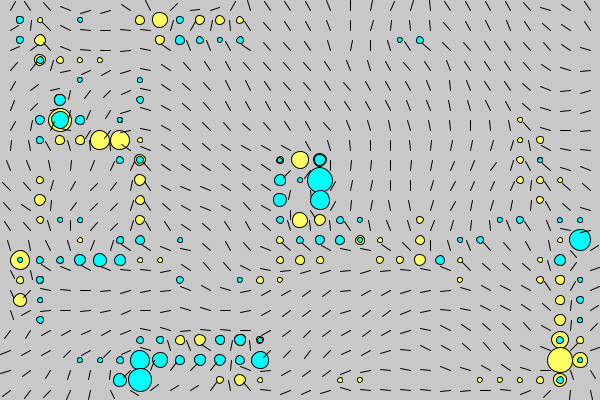
Frame 1 (no input)
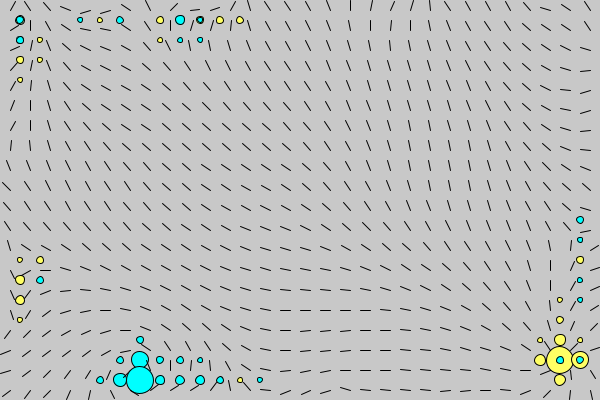
Frame 60 (the mouse pressed at the canvas centre just before this capture)
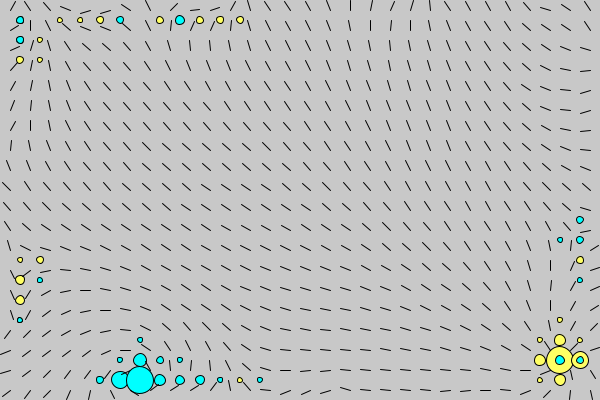
Frame 120 (the mouse held since frame 60 and released just before this capture)

The Processing sketch that drew these frames (run headless with seeded random() and noise(); from frame 60 on, the mouse is pressed at the canvas centre):

// Processing sketch: vf_2
// ── vf_2.pde
VectorField vf;

void setup() {
  size(600, 400);
  vf = new VectorField(30, 20);
}

void draw() {
  background(200);
  vf.draw();
  if (frameCount % 50 == 0)  println(frameRate);
}

void mouseDragged() {
  vf.modify();
}

// ── VectorField.pde
class VectorField {

  PVector[][] v;
  float[][] dv, rot;
  float l = 10;

  VectorField(int dimX, int dimY) {
    v = new PVector[dimX][dimY];
    dv = new float[dimX][dimY];
    rot = new float[dimX][dimY];
    for (int i = 0; i < v.length; i++) {
      for (int j = 0; j < v[0].length; j++) {
        v[i][j] = new PVector();
      }
    }
    initVectors();
  }

  void initVectors() {
    float sc = 0.01;
    float dx = width/v.length;
    float dy = height/v[0].length;
    for (int i = 0; i < v.length; i++) {
      for (int j = 0; j < v[0].length; j++) {
        float x = (i+.5)*dx+frameCount;
        float y = (j+.5)*dy+frameCount;
        v[i][j].set(noise(x*sc, y*sc)-.5, noise((width+x)*sc, y*sc)-.5);
        v[i][j].normalize();
      }
    }
  }

  void smoothVectors(float f) {
    for (int i = 1; i < v.length-1; i++) {
      for (int j = 1; j < v[0].length-1; j++) {
        int im1 = i-1;
        int ip1 = i+1;
        int jm1 = j-1;
        int jp1 = j+1;
        PVector w = v[im1][j].get();
        w.add(v[ip1][j]);
        w.add(v[i][jm1]);
        w.add(v[i][jp1]);
        w.mult(.25*f);
        v[i][j].mult(1.-f);
        v[i][j].add(w);
        v[i][j].normalize();
      }
    }
  }

  void rotational() {
    for (int i = 0; i < v.length-1; i++) {
      for (int j = 0; j < v[0].length-1; j++) {
        int ip1 = i+1;
        int jp1 = j+1;
        PVector w = v[i][j].get().cross(new PVector(-1,-1));
        w.add(v[ip1][j].cross(new PVector(1,-1)));
        w.add(v[i][jp1].cross(new PVector(-1,1)));
        w.add(v[ip1][jp1].cross(new PVector(1,1)));
        rot[i][j] = w.mag()*5;
      }
    }
  }

  void divergence() {
    for (int i = 0; i < v.length-1; i++) {
      for (int j = 0; j < v[0].length-1; j++) {
        int ip1 = i+1;
        int jp1 = j+1;
        dv[i][j] = 0;
        PVector w = v[i][j].get();
        dv[i][j] += w.dot(new PVector(-1,-1));
        w.set(v[ip1][j]);
        dv[i][j] += w.dot(new PVector(1,-1));
        w.set(v[i][jp1]);
        dv[i][j] += w.dot(new PVector(-1,1));
        w.set(v[ip1][jp1]);
        dv[i][j] += w.dot(new PVector(1,1));
        dv[i][j] *= 5;
        dv[i][j] = abs(dv[i][j]);
      }
    }
  }

  void draw() {
    //initVectors();
    smoothVectors(0.25);
    divergence();
    rotational();
    float dx = width/v.length;
    float dy = height/v[0].length;
    int numStates = 6;
    float frac = TWO_PI/numStates;
    for (int i = 0; i < v.length; i++) {
      for (int j = 0; j < v[0].length; j++) {
        rectMode(CENTER);
        noStroke();
        colorMode(HSB, 360, 100, 100);
        float ang = v[i][j].heading()+PI;
        int st = min(round(ang/frac), numStates-1);
        fill(map(degrees(st*frac), 0, 359, 300, 420)%360, 100, 100); // porque 359?
        colorMode(RGB, 255, 255, 255);
       // rect((i+.5)*dx, (j+.5)*dy, dx, dy);

        strokeWeight(3);
        point((i+.5)*dx, (j+.5)*dy);
        strokeWeight(1);
        stroke(0);
        line((i+.5)*dx, (j+.5)*dy, (i+.5)*dx+v[i][j].x*l, (j+.5)*dy+v[i][j].y*l);
              
        if (dv[i][j] > 5) { // in order to save frames
          fill(255, 255, 100);
          ellipse((i+1)*dx, (j+1)*dy, dv[i][j], dv[i][j]);
        }
        if (rot[i][j] > 5) { // in order to save frames
          fill(0, 255, 255);
          ellipse((i+1)*dx, (j+1)*dy, rot[i][j], rot[i][j]);
        }
        
        PVector w = new PVector(1, 0);
        w.rotate(st*frac);
        stroke(255, 0, 0);
        //line((i+.5)*dx, (j+.5)*dy, (i+.5)*dx+w.x*l, (j+.5)*dy+w.y*l);
      }
    }
  }

  void modify() {
    float dx = width/v.length;
    float dy = height/v[0].length;
    for (int i = 0; i < v.length; i++) {
      for (int j = 0; j < v[0].length; j++) {
        float d = dist(mouseX, mouseY, (i+.5)*dx, (j+.5)*dy);
        if (d < 50) {
          PVector w = new PVector(mouseX-pmouseX, mouseY-pmouseY);
          w.normalize();
          w.mult(1-d/50.);
          v[i][j].add(w);
          v[i][j].normalize();
        }
      }
    }
  }
}
